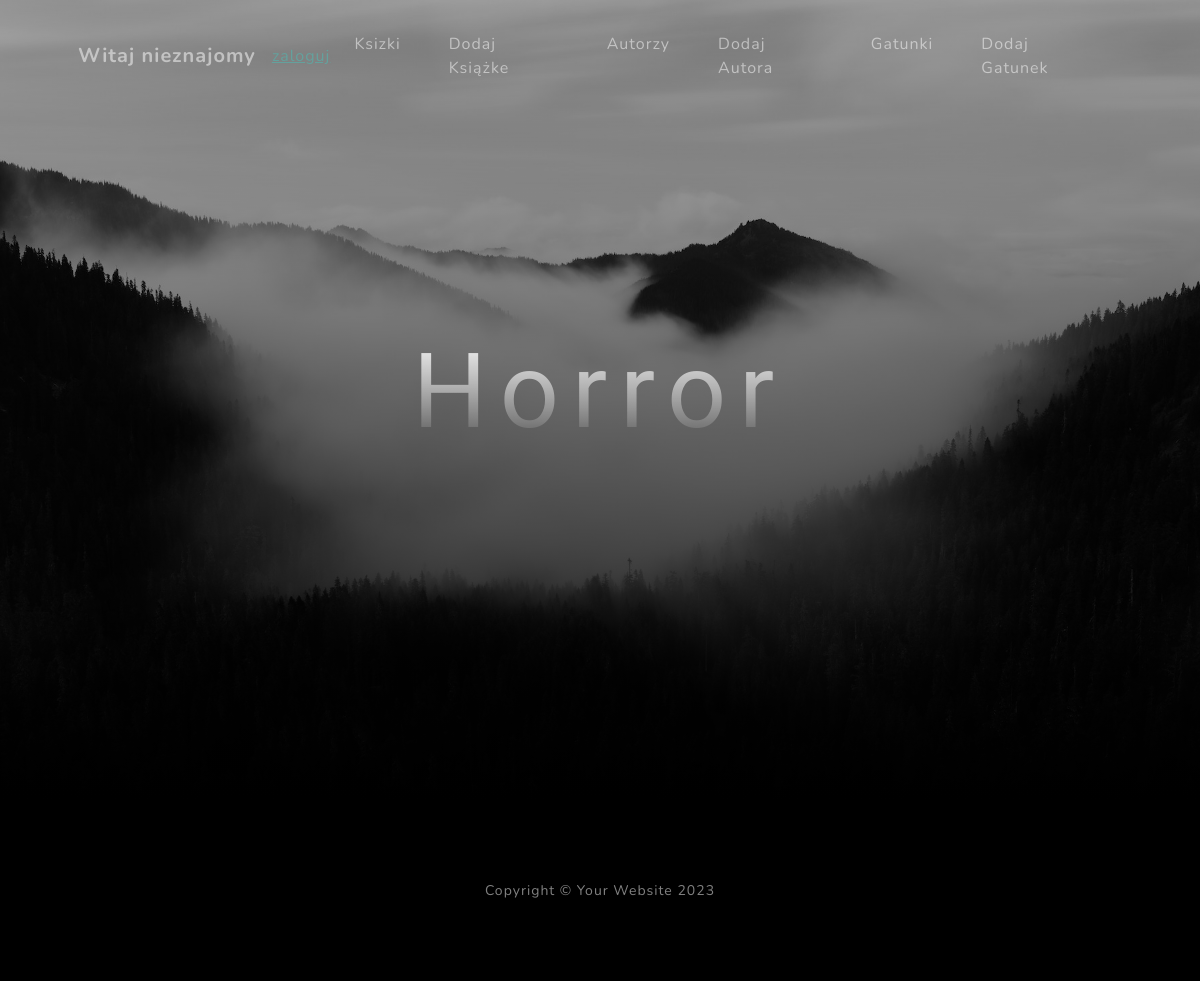
The page /detailGenre/1/ on the database as committed earlier.
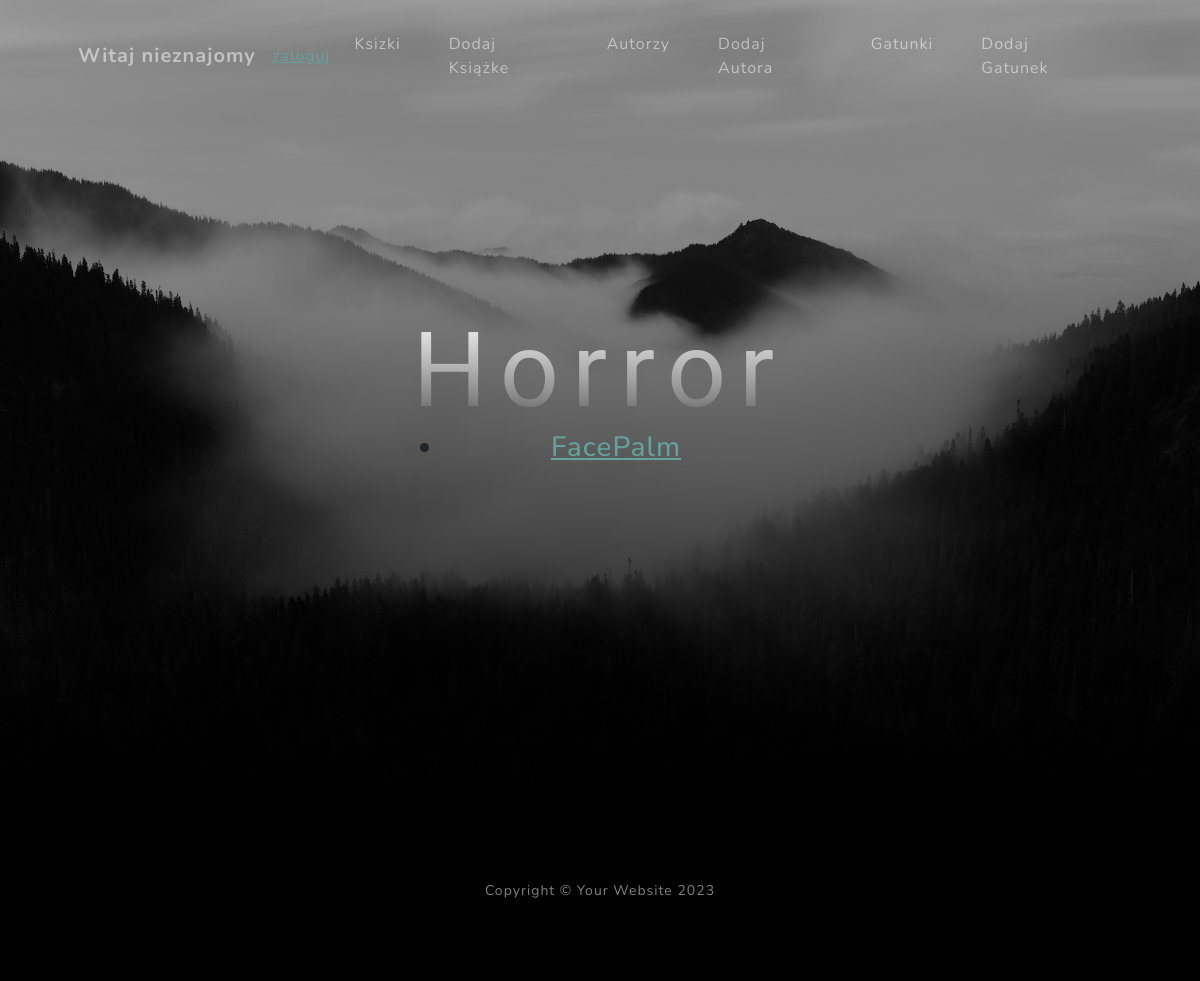
The same page on the database as committed later.
### polka/models.py (models this page shows)
class Book(models.Model):
    title = models.CharField(max_length=50)
    authors = models.ForeignKey(Author, on_delete=models.CASCADE)
    genres = models.ManyToManyField(Genre)
    def get_absolute_url(self):
        return reverse('detail_book', args=(self.id,))
    def __str__(self):
        return self.title

### polka/views.py (the view)
# urls.py: path('detailGenre/<int:pk>/', views.DetailGenreView.as_view(), name='detail_genre'),
class DetailGenreView(View):
    def get(self, request, pk):
        genre = Genre.objects.get(pk=pk)
        return render(request, 'detail_genre_view.html', {'genre': genre})

### polka/models.py (called while the page is built)
    def __str__(self):
        return self.name

### templates/detail_genre_view.html
{% extends 'index.html' %}
{% block zawartosc %}
    <h1>{{ genre }}</h1>
    <h3>
    {% include 'list.html' with object_list=genre.book_set.all %}
    </h3>
{% endblock %}

### templates/list.html
<ul>
    {% for obj in object_list %}
        <li><a href="{{ obj.get_absolute_url }}"> {{ obj }}</a></li>
    {% endfor %}
</ul>

Rows that differ between the two databases and show on the page:
added Book: title "FacePalm"
